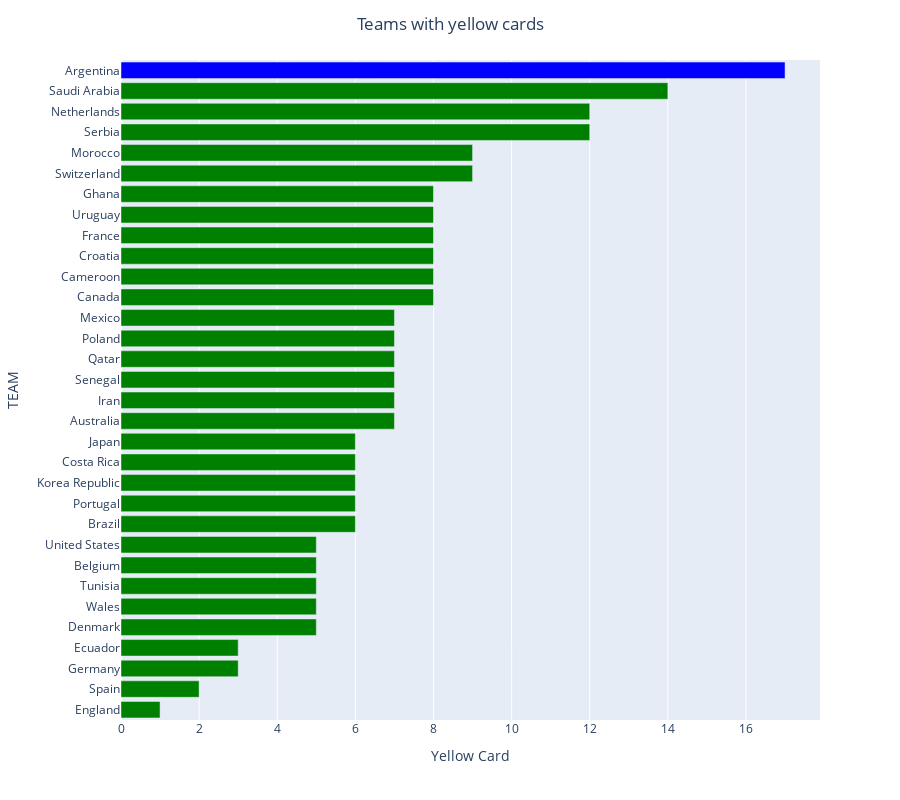

The cell this chart's notebook holds for it:
### Markdown cell above
Following are the teams who scored highest goals throughout the tournamanet.
1. France : 16
2. Argentina : 15
3. England : 13
4. Portugal : 12
5. Netherlands : 10

### Code cell
fig = px.bar(team_data.sort_values('cards_yellow', ascending=True), y= 'team', x= 'cards_yellow', width = 900,
    height = 800)

fig.update_layout(
    title = 'Teams with yellow cards',
    title_x = 0.5,
    xaxis_title = 'Yellow Card',
    yaxis_title = 'TEAM'
)

colors = ['green'] * len(team_data)

colors[31] = 'blue';



fig.update_traces(marker_color = colors )

fig.show()

### Figure 1 — Plotly figure (JSON) as saved in the notebook; plotly's stock layout.template omitted (floating-point values rounded to 4 significant figures)
{"data": [{"hovertemplate": "cards_yellow=%{x}<br>team=%{y}<extra></extra>", "legendgroup": "", "marker": {"color": ["green", "green", "green", "green", "green", "green", "green", "green", "green", "green", "green", "green", "green", "green", "green", "green", "green", "green", "green", "green", "green", "green", "green", "green", "green", "green", "green", "green", "green", "green", "green", "blue"], "pattern": {"shape": ""}}, "name": "", "orientation": "h", "showlegend": false, "textposition": "auto", "type": "bar", "x": [1, 2, 3, 3, 5, 5, 5, 5, 5, 6, 6, 6, 6, 6, 7, 7, 7, 7, 7, 7, 8, 8, 8, 8, 8, 8, 9, 9, 12, 12, 14, 17], "xaxis": "x", "y": ["England", "Spain", "Germany", "Ecuador", "Denmark", "Wales", "Tunisia", "Belgium", "United States", "Brazil", "Portugal", "Korea Republic", "Costa Rica", "Japan", "Australia", "Iran", "Senegal", "Qatar", "Poland", "Mexico", "Canada", "Cameroon", "Croatia", "France", "Uruguay", "Ghana", "Switzerland", "Morocco", "Serbia", "Netherlands", "Saudi Arabia", "Argentina"], "yaxis": "y"}], "layout": {"barmode": "relative", "height": 800, "legend": {"tracegroupgap": 0}, "margin": {"t": 60}, "title": {"text": "Teams with yellow cards", "x": 0.5}, "width": 900, "xaxis": {"anchor": "y", "domain": [0, 1], "title": {"text": "Yellow Card"}}, "yaxis": {"anchor": "x", "domain": [0, 1], "title": {"text": "TEAM"}}}}
